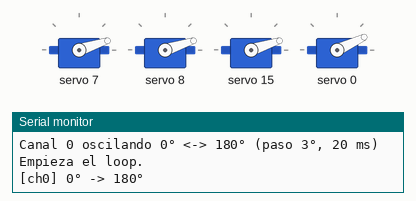
Bench run of a sketch on a simulated ESP32. On the bench: 4 × servo, the last lines printed to the serial monitor.

Above: at 1.85 s.
At 2.5 s:
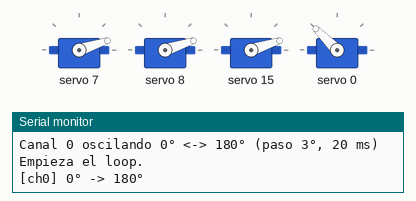
At 3.15 s:
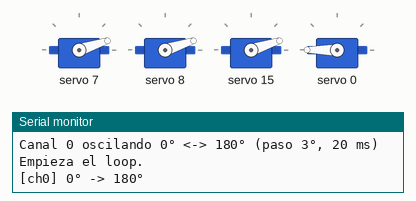
At 4.45 s:
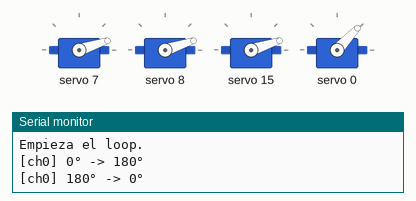
Timing chart, 0 to 9.0 s (numbered marks = the images above):
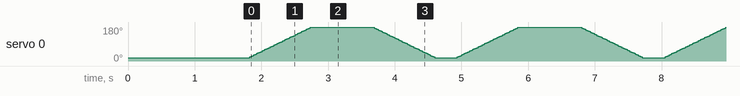

The sketch:

servo_ch0_loop.ino
```cpp
// servo_ch0_loop — el servo del canal 0 oscila 0° <-> 180° en loop.
// Canales 1-3 quedan sostenidos en 0° (siguen como en home-zero).
// V+ desde USB 5V del ESP32: solo 1 servo se mueve, los demas hold de baja corriente.

#include <Wire.h>
#include <Adafruit_PWMServoDriver.h>

static const uint8_t  SDA_PIN      = 21;
static const uint8_t  SCL_PIN      = 22;
static const uint32_t I2C_FREQ_HZ  = 400000;
static const uint8_t  PCA_ADDR     = 0x40;
static const float    PWM_FREQ_HZ  = 50.0f;

static const uint16_t SERVO_PULSE_MIN = 150;
static const uint16_t SERVO_PULSE_MAX = 600;

static const uint8_t  TARGET_CH = 0;
// Los OTROS servos quedan sostenidos en 0°
static const uint8_t  HOLD_CHANNELS[] = {7, 8, 15};
static const uint8_t  NUM_HOLD = sizeof(HOLD_CHANNELS) / sizeof(HOLD_CHANNELS[0]);
static const uint8_t  MIN_DEG   = 0;
static const uint8_t  MAX_DEG   = 180;
static const uint8_t  STEP_DEG  = 3;     // pasos chicos = inrush controlado
static const uint16_t STEP_MS   = 20;    // velocidad de barrido

Adafruit_PWMServoDriver pwm = Adafruit_PWMServoDriver(PCA_ADDR);

uint16_t degToPulse(uint8_t deg) {
  return map(deg, 0, 180, SERVO_PULSE_MIN, SERVO_PULSE_MAX);
}

void setServoDeg(uint8_t ch, uint8_t deg) {
  pwm.setPWM(ch, 0, degToPulse(deg));
}

void slowMove(uint8_t ch, int16_t fromDeg, int16_t toDeg) {
  int8_t dir = (toDeg >= fromDeg) ? +1 : -1;
  for (int16_t d = fromDeg; (dir > 0) ? (d <= toDeg) : (d >= toDeg); d += dir * STEP_DEG) {
    setServoDeg(ch, (uint8_t)d);
    delay(STEP_MS);
  }
  setServoDeg(ch, (uint8_t)toDeg);
}

void setup() {
  Serial.begin(115200);
  delay(500);
  Serial.println(F("\n=== servo_ch0_loop ==="));
  Serial.printf("Canal %u oscilando %u° <-> %u° (paso %u°, %u ms)\n",
                TARGET_CH, MIN_DEG, MAX_DEG, STEP_DEG, STEP_MS);

  Wire.begin(SDA_PIN, SCL_PIN, I2C_FREQ_HZ);
  if (!pwm.begin()) {
    Serial.println(F("[ERROR] PCA9685 no responde"));
    while (true) { delay(1000); }
  }
  pwm.setOscillatorFrequency(27000000);
  pwm.setPWMFreq(PWM_FREQ_HZ);

  // Servos en 7, 8, 15 quedan sostenidos en 0°
  for (uint8_t i = 0; i < NUM_HOLD; i++) {
    setServoDeg(HOLD_CHANNELS[i], 0);
  }
  delay(500);

  // Llevar canal 0 a 0° antes de arrancar el loop
  setServoDeg(TARGET_CH, 0);
  delay(800);
  Serial.println(F("Empieza el loop."));
}

void loop() {
  Serial.println(F("[ch0] 0° -> 180°"));
  slowMove(TARGET_CH, MIN_DEG, MAX_DEG);
  delay(300);

  Serial.println(F("[ch0] 180° -> 0°"));
  slowMove(TARGET_CH, MAX_DEG, MIN_DEG);
  delay(300);
}
```
